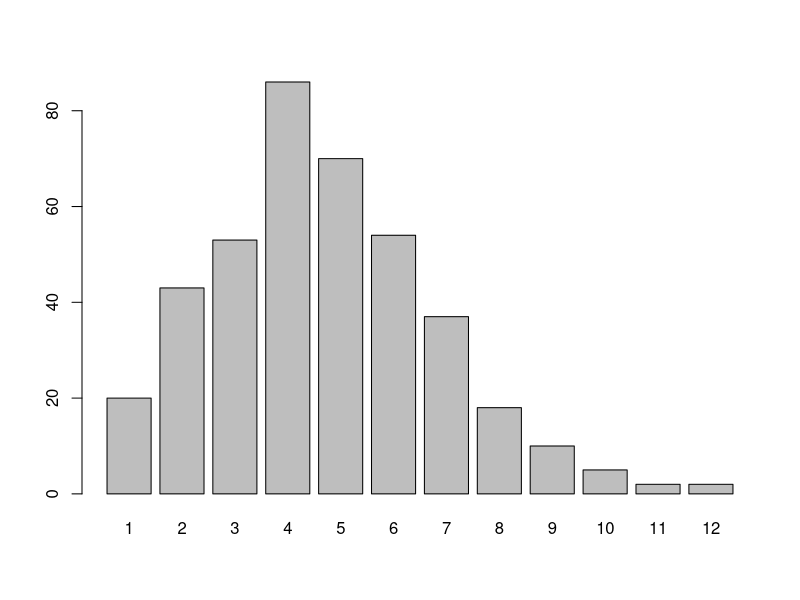

Generate this figure with R:
############## Analyse von Zähldaten mit der Poisson-Verteilung ###############

# read text file into a vector
# yeast cells per square
cell_counts <- scan("./Module_A2/data/Hefezellen.dat")
cell_counts[1:9]

barplot(table(cell_counts))
